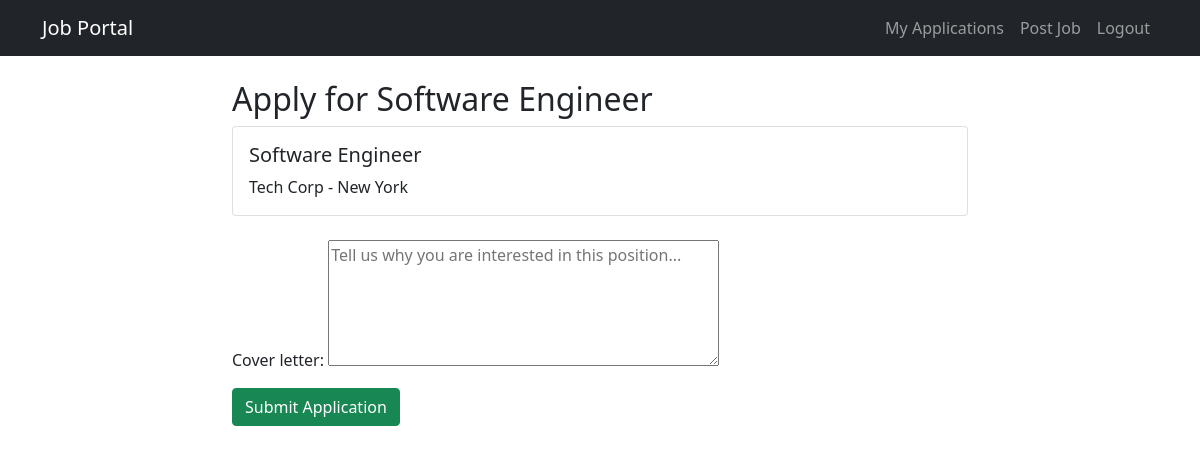
The app's page /applications/apply/1/ (signed in) with its own data.
### jobs/models.py (models this page shows, shortened)
class Job(models.Model):
    EMPLOYMENT_TYPE_CHOICES = [
        ('FT', 'Full-time'),
        ('PT', 'Part-time'),
        ('CT', 'Contract'),
        ('IN', 'Internship'),
    ]
    title = models.CharField(max_length=200)
    description = models.TextField()
    company = models.CharField(max_length=100)
    location = models.CharField(max_length=100)
    employment_type = models.CharField(max_length=2, choices=EMPLOYMENT_TYPE_CHOICES)
    posted_by = models.ForeignKey(settings.AUTH_USER_MODEL, on_delete=models.CASCADE)
    posted_at = models.DateTimeField(auto_now_add=True)

### applications/views.py (the view)
# urls.py: path('apply/<int:job_id>/', views.apply_for_job, name='apply'),
@login_required
def apply_for_job(request, job_id):
    job = get_object_or_404(Job, pk=job_id)
    if Application.objects.filter(applicant=request.user, job=job).exists():
        messages.warning(request, 'You have already applied for this job.')
        return redirect('jobs:job_detail', pk=job_id)
    if request.method == 'POST':
        form = ApplicationForm(request.POST)
        if form.is_valid():
            application = form.save(commit=False)
            application.applicant = request.user
            application.job = job
            application.save()
            messages.success(request, 'Your application has been submitted.')
            return redirect('applications:my_applications')
    else:
        form = ApplicationForm()
    return render(request, 'applications/apply.html', {'form': form, 'job': job})

### applications/forms.py
class ApplicationForm(forms.ModelForm):
    class Meta:
        model = Application
        fields = ['cover_letter']
        widgets = {
            'cover_letter': forms.Textarea(attrs={'rows': 5, 'placeholder': 'Tell us why you are interested in this position...'}),
        }

### templates/applications/apply.html (shortened to what this page needs)
{% extends 'base.html' %}
{% block content %}
<div class="row justify-content-center">
    <div class="col-md-8">
        <h2>Apply for {{ job.title }}</h2>
        <div class="card mb-4">
            <div class="card-body">
                <h5 class="card-title">{{ job.title }}</h5>
                <p class="card-text">{{ job.company }} - {{ job.location }}</p>
            </div>
        </div>
        <form method="post">
            {{ form.as_p }}
            <button type="submit" class="btn btn-success">Submit Application</button>
        </form>
    </div>
</div>
{% endblock %}

### records on screen
Job: title "Software Engineer", company "Tech Corp", location "New York"
